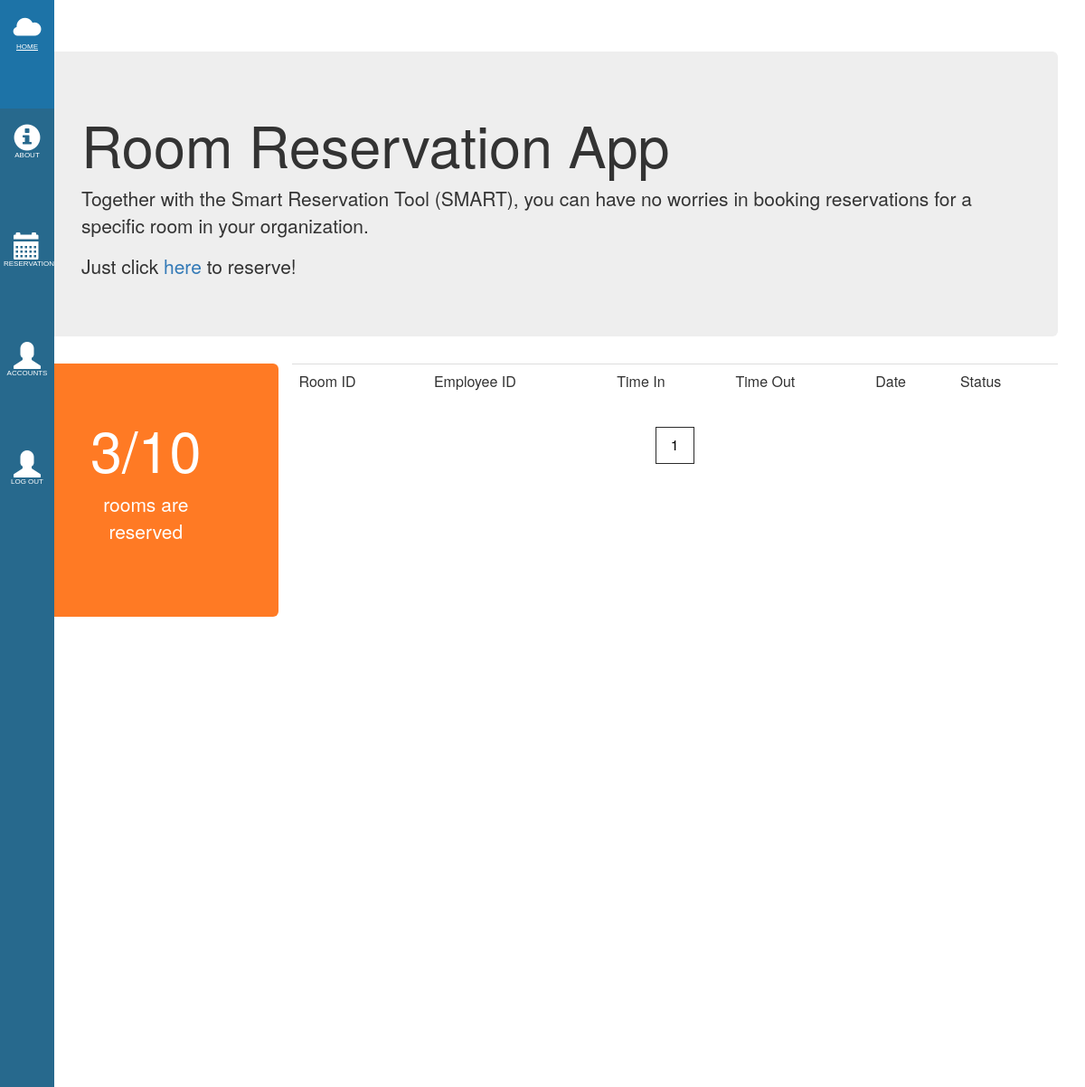
The app's page /homepage.php?page=2, older data.
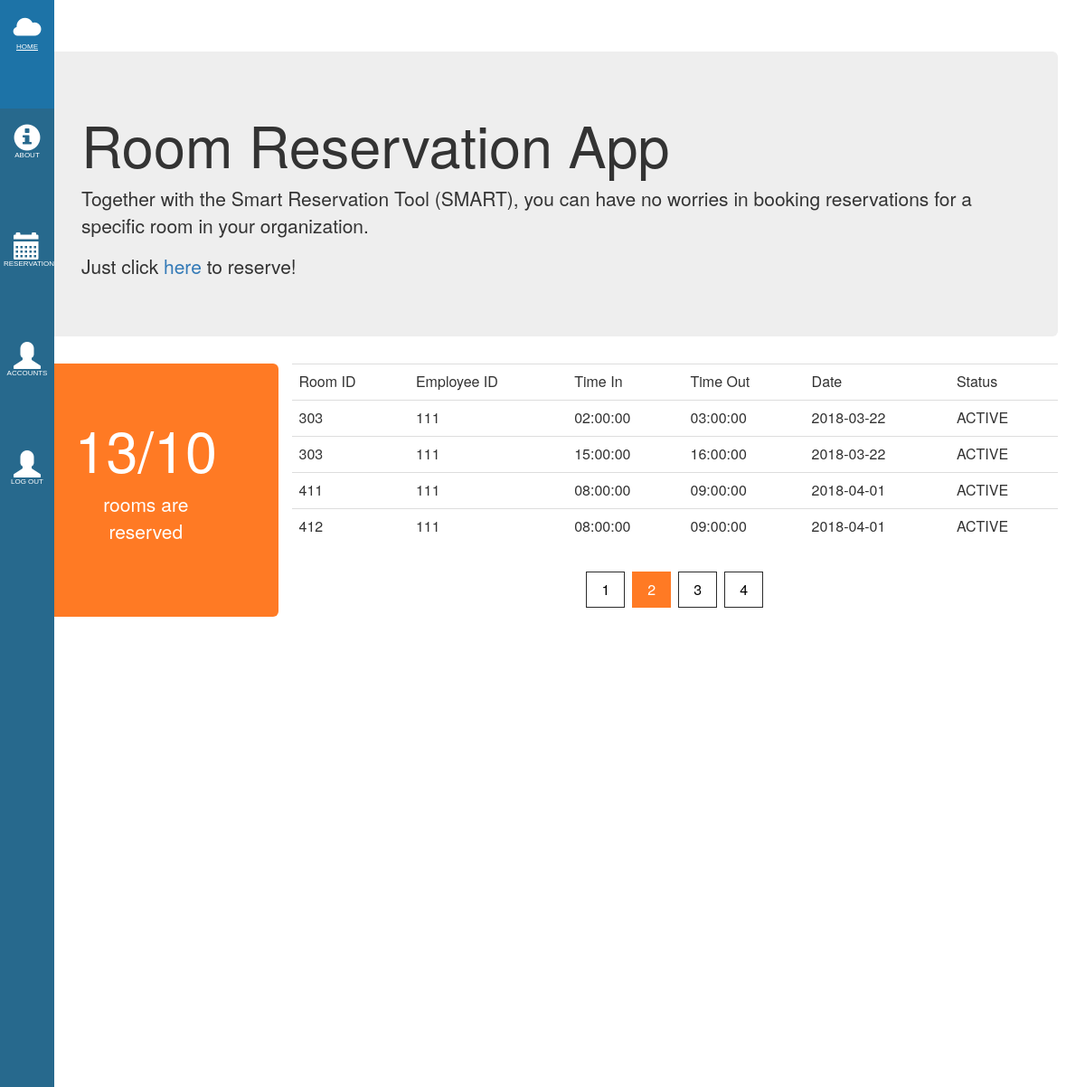
The same page, newer data.
### tables this page shows
CREATE TABLE `tbl_sched` (
  `id` int(11) NOT NULL,
  `room_id` varchar(5) NOT NULL,
  `emp_id` varchar(5) NOT NULL,
  `time_in` time NOT NULL,
  `time_out` time NOT NULL,
  `date` date NOT NULL,
  `u_code` varchar(5) NOT NULL,
  `Status` tinyint(1) NOT NULL
);

### homepage.php (the view, shortened to what this page needs)
<html>
<head>
    <link rel="stylesheet" href="css/bootstrap.min.css">
    <link rel="stylesheet" href="bren/side_bar.css" type="text/css">
</head>
<body>
<div class="sidebar">
    <ul>
        <li><a href="homepage.php"><span class="glyphicon glyphicon-cloud"></span><span class="menu_label">Home</span></a></li>
        <li><a href="#"><span class="glyphicon glyphicon-info-sign"></span><span class="menu_label">About</span></a></li>
        <li><a href="schedtable.php"><span class="glyphicon glyphicon-calendar"></span><span class="menu_label">Reservations</span></a></li>
        <li><a href="employees.php"><span class="glyphicon glyphicon-user"></span><span class="menu_label">Accounts</span></a></li>
        <li><a onclick="return logout()" href="login_page.php"><span class="glyphicon glyphicon-user"></span><span class="menu_label">Log Out</span></a></li>
    </ul>
</div>
<div class="container">
    <div class="jumbotron">
        <h1>Room Reservation App</h1>
        <p>Together with the Smart Reservation Tool (SMART), you can have no worries in booking reservations for a specific room in your organization.</p>
        <p>Just click <a href="addsched.php">here</a> to reserve!</p>
    </div>
    <div class="row">
        <div class="jumbotron overview_active col-md-3">
            <h1>
                <?php
                include 'connect.php';
                $result = mysqli_query($con,"SELECT * FROM tbl_sched WHERE Status='1'");
                $rows = mysqli_num_rows($result);
                echo $rows . "/10 ";
                ?>
            </h1>
            <p>rooms are reserved</p>
        </div>
        <div class="table_view col-md-9">
            <table class="table">
                <tr class="headers">
                    <td>Room ID</td>
                    <td>Employee ID</td>
                    <td>Time In</td>
                    <td>Time Out</td>
                    <td>Date</td>
                    <td>Status</td>
                </tr>
                <?php
                include 'connect.php';
                if (isset($_GET["page"])) { $page  = $_GET["page"]; } else { $page=1; };
                $results_per_page = 4   ;
                $start_from = ($page-1) * $results_per_page;
                $SQL ="SELECT * FROM tbl_sched WHERE Status = '1' ORDER BY id LIMIT $start_from, ".$results_per_page;
                $res = mysqli_query($con, $SQL);
                while($row= mysqli_fetch_array($res)){
                ?>
                <tr>
                    <td><?php echo $row['room_id']; ?></td>
                    <td><?php echo $row['emp_id']; ?></td>
                    <td><?php echo $row['time_in']; ?></td>
                    <td><?php echo $row['time_out']; ?></td>
                    <td><?php echo $row['date']; ?></td>
                    <td><?php echo "ACTIVE"; ?></td>
                </tr>
                <?php
                }
                ?>
            </table>
            <div class="center">
                <div class="page-footers">
                    <?php
                    include 'connect.php';
                    $sql = "SELECT COUNT(id) AS total FROM tbl_sched WHERE Status=1";
                    $res = mysqli_query($con, $sql);
                    $row= mysqli_fetch_array($res);
                    $total_pages = ceil($row["total"] / $results_per_page);
                    for ($i=1; $i<=$total_pages; $i++) {
                        echo "<a class='pages";
                        echo ($i==$page) ? ' curPage\'' : '\'';
                        echo " href='homepage.php?page=".$i."'";
                        echo ">".$i."</a> ";
                    };
                    ?>
                </div>
            </div>
        </div>
    </div>
</body>
</html>

Row changes from the older to the newer data that the page shows:
added tbl_sched: room "303", emp "111", time_in "02:00:00", time_out "03:00:00", date "2018-03-22"
added tbl_sched: room "303", emp "111", time_in "15:00:00", time_out "16:00:00", date "2018-03-22"
added tbl_sched: room "411", emp "111", time_in "08:00:00", time_out "09:00:00", date "2018-04-01"
added tbl_sched: room "412", emp "111", time_in "08:00:00", time_out "09:00:00", date "2018-04-01"
Text that changed along with them:
$rows: "3" → "13"
new list line: "2"
new list line: "3"
new list line: "4"
